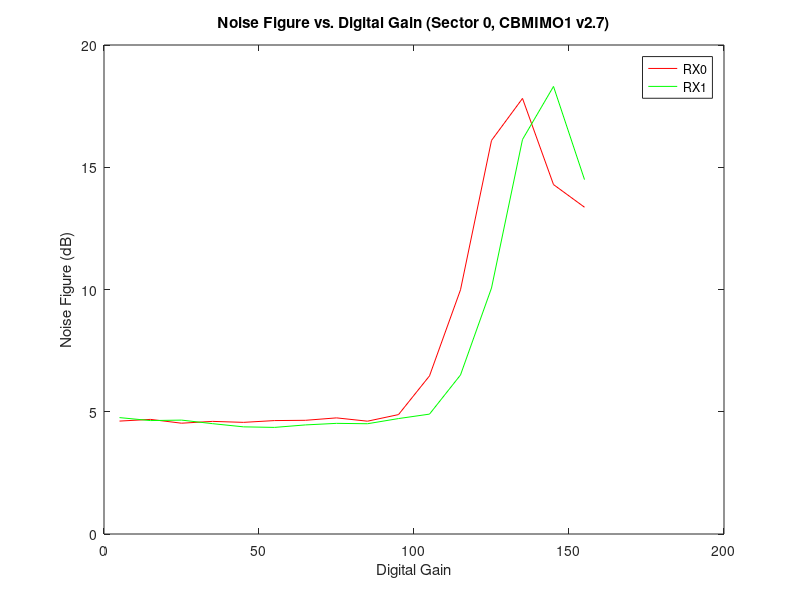
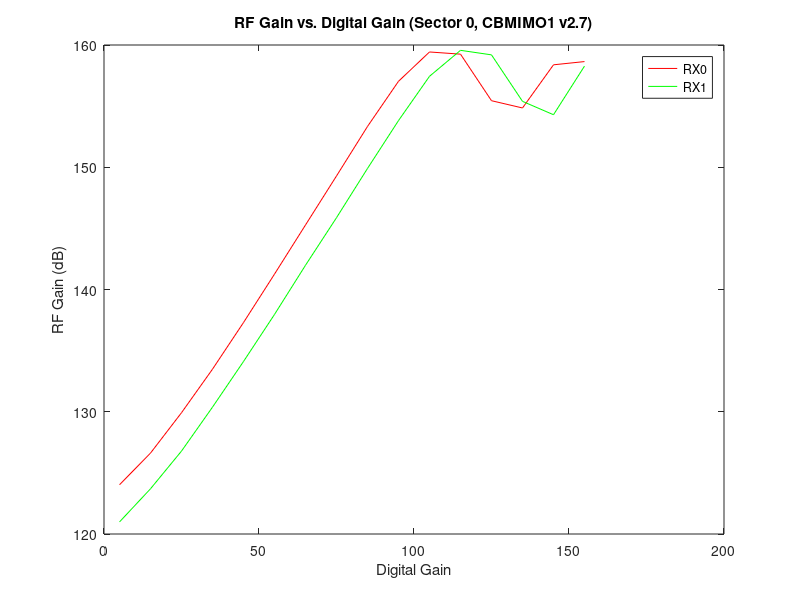
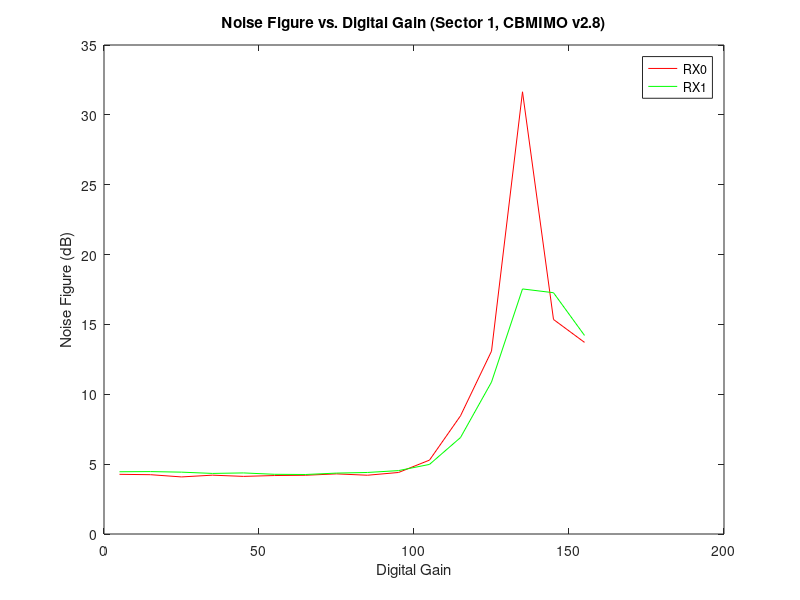
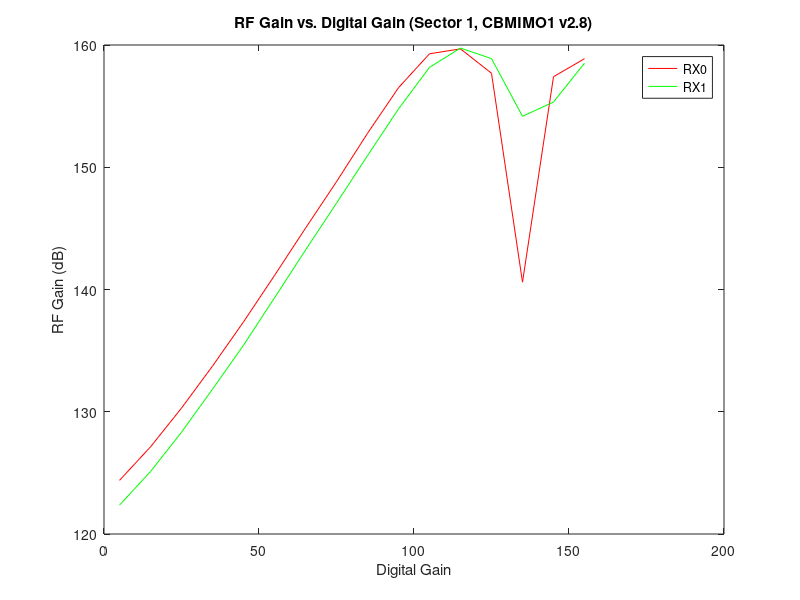

The MATLAB source for these figures, in order:
close all

load gain_table_v2_7_800_s1

figure(1)
plot(ALL_gain2391,real(NF0),'r;RX0;',ALL_gain2391,real(NF1),'g;RX1;')
title('Noise Figure vs. Digital Gain (Sector 0, CBMIMO1 v2.7)')
xlabel('Digital Gain')
ylabel('Noise Figure (dB)')
print -FTimes-Roman -dpdf s0_v27_nf.pdf 

figure(2)
plot(ALL_gain2391,real(G0),'r;RX0;',ALL_gain2391,real(G1),'g;RX1;')
title('RF Gain vs. Digital Gain (Sector 0, CBMIMO1 v2.7)')
xlabel('Digital Gain')
ylabel('RF Gain (dB)')
print -dpdf s0_v27_gain.pdf

load gain_table_v2_8_800_s2

figure(3)
plot(ALL_gain2391,real(NF0),'r;RX0;',ALL_gain2391,real(NF1),'g;RX1;')
title('Noise Figure vs. Digital Gain (Sector 1, CBMIMO v2.8)')
xlabel('Digital Gain')
ylabel('Noise Figure (dB)')
print -dpdf s1_v28_nf.pdf

figure(4)
plot(ALL_gain2391,real(G0),'r;RX0;',ALL_gain2391,real(G1),'g;RX1;')
title('RF Gain vs. Digital Gain (Sector 1, CBMIMO1 v2.8)')
xlabel('Digital Gain')
ylabel('RF Gain (dB)')
print -dpdf s1_v28_gain.pdf

load gain_table_v2_13_800_s3


figure(5)
plot(ALL_gain2391,real(NF0),'r;RX0;',ALL_gain2391,real(NF1),'g;RX1;')
title('Noise Figure vs. Digital Gain (Sector 2, CBMIMO v2.13)')
xlabel('Digital Gain')
ylabel('Noise Figure (dB)')
print -dpdf s2_v213_nf.pdf

figure(6)
plot(ALL_gain2391,real(G0),'r;RX0;',ALL_gain2391,real(G1),'g;RX1;')
title('RF Gain vs. Digital Gain (Sector 2, CBMIMO1 v2.13)')
xlabel('Digital Gain')
ylabel('RF Gain (dB)')
print -dpdf s2_v213_gain.pdf

load gain_table_v2_3_800_ue


figure(7)
plot(ALL_gain2391,real(NF0),'r;RX0;',ALL_gain2391,real(NF1),'g;RX1;')
title('Noise Figure vs. Digital Gain (UE, CBMIMO v2.3)')
xlabel('Digital Gain')
ylabel('Noise Figure (dB)')
print -dpdf s2_v23_nf.pdf

figure(8)
plot(ALL_gain2391,real(G0),'r;RX0;',ALL_gain2391,real(G1),'g;RX1;')
title('RF Gain vs. Digital Gain (UE, CBMIMO1 v2.3)')
xlabel('Digital Gain')
ylabel('RF Gain (dB)')
print -dpdf s2_v23_gain.pdf


